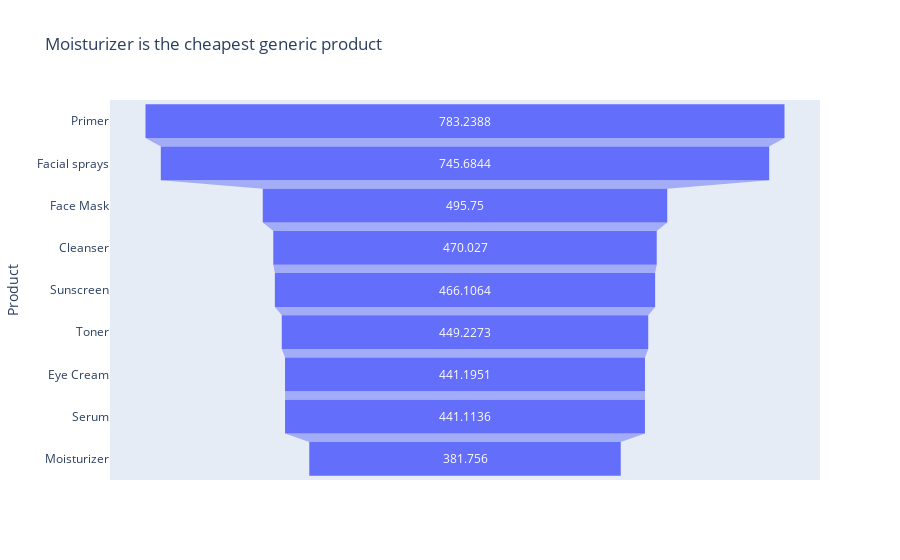

Here is the notebook cell this chart was saved with:
### Markdown cell above
* Graph 5

### Code cell
import plotly.express as px
#from plotly import graph_objects as go

fig = px.funnel(mean_p,  mean_p['Mean'], mean_p['Product'],
                title='Moisturizer is the cheapest generic product')

fig.show()

### Figure 1 — Plotly figure (JSON) as saved in the notebook; plotly's stock layout.template omitted (floating-point values rounded to 4 significant figures)
{"data": [{"hovertemplate": "Mean=%{x}<br>Product=%{y}<extra></extra>", "legendgroup": "", "marker": {"color": "#636efa"}, "name": "", "orientation": "h", "showlegend": false, "type": "funnel", "x": [783.2, 745.7, 495.8, 470.0, 466.1, 449.2, 441.2, 441.1, 381.8], "xaxis": "x", "y": ["Primer", "Facial sprays", "Face Mask", "Cleanser", "Sunscreen", "Toner", "Eye Cream", "Serum", "Moisturizer"], "yaxis": "y"}], "layout": {"legend": {"tracegroupgap": 0}, "title": {"text": "Moisturizer is the cheapest generic product"}, "xaxis": {"anchor": "y", "domain": [0, 1], "title": {"text": "Mean"}}, "yaxis": {"anchor": "x", "domain": [0, 1], "title": {"text": "Product"}}}}
